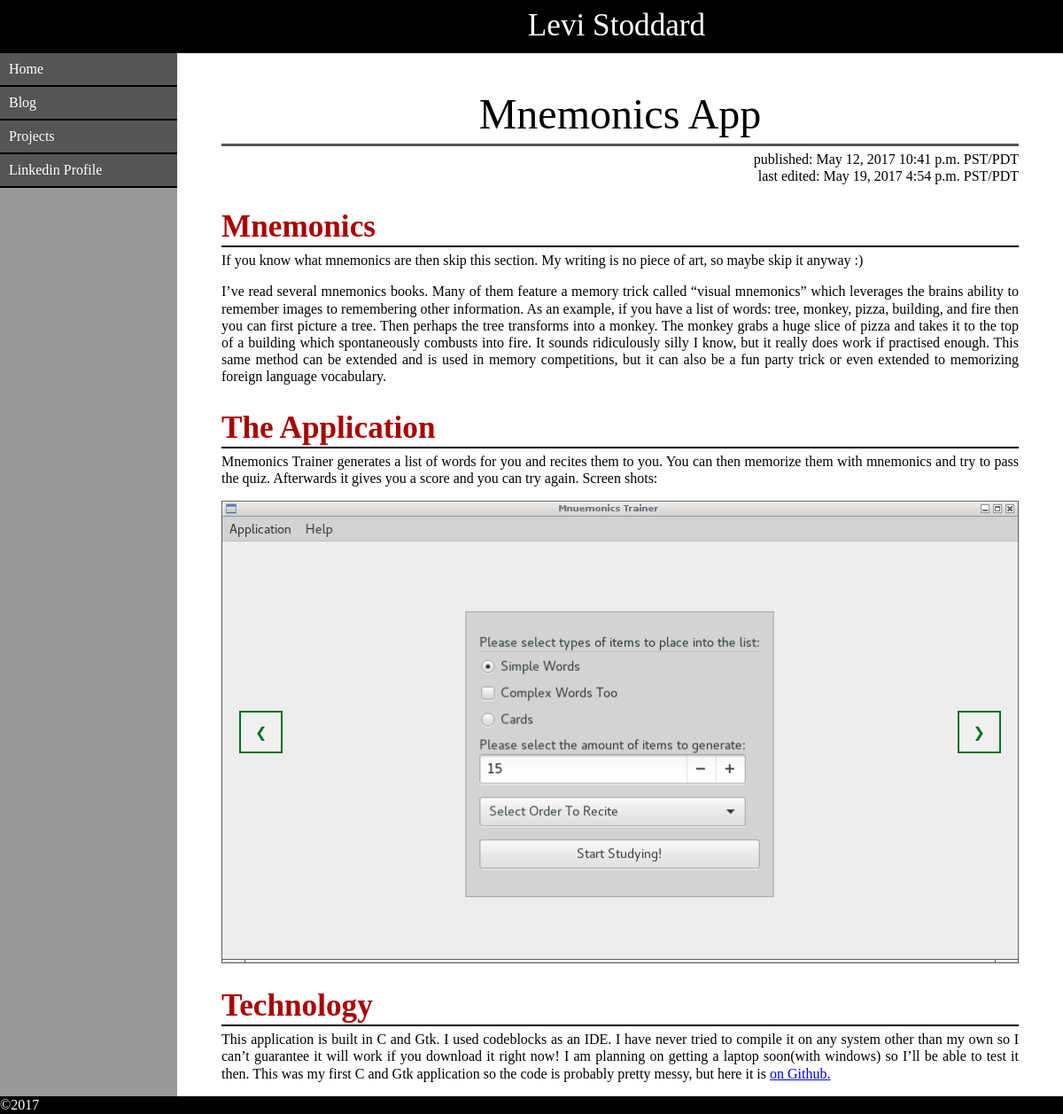
The app's page /blog/0001.html, older data.
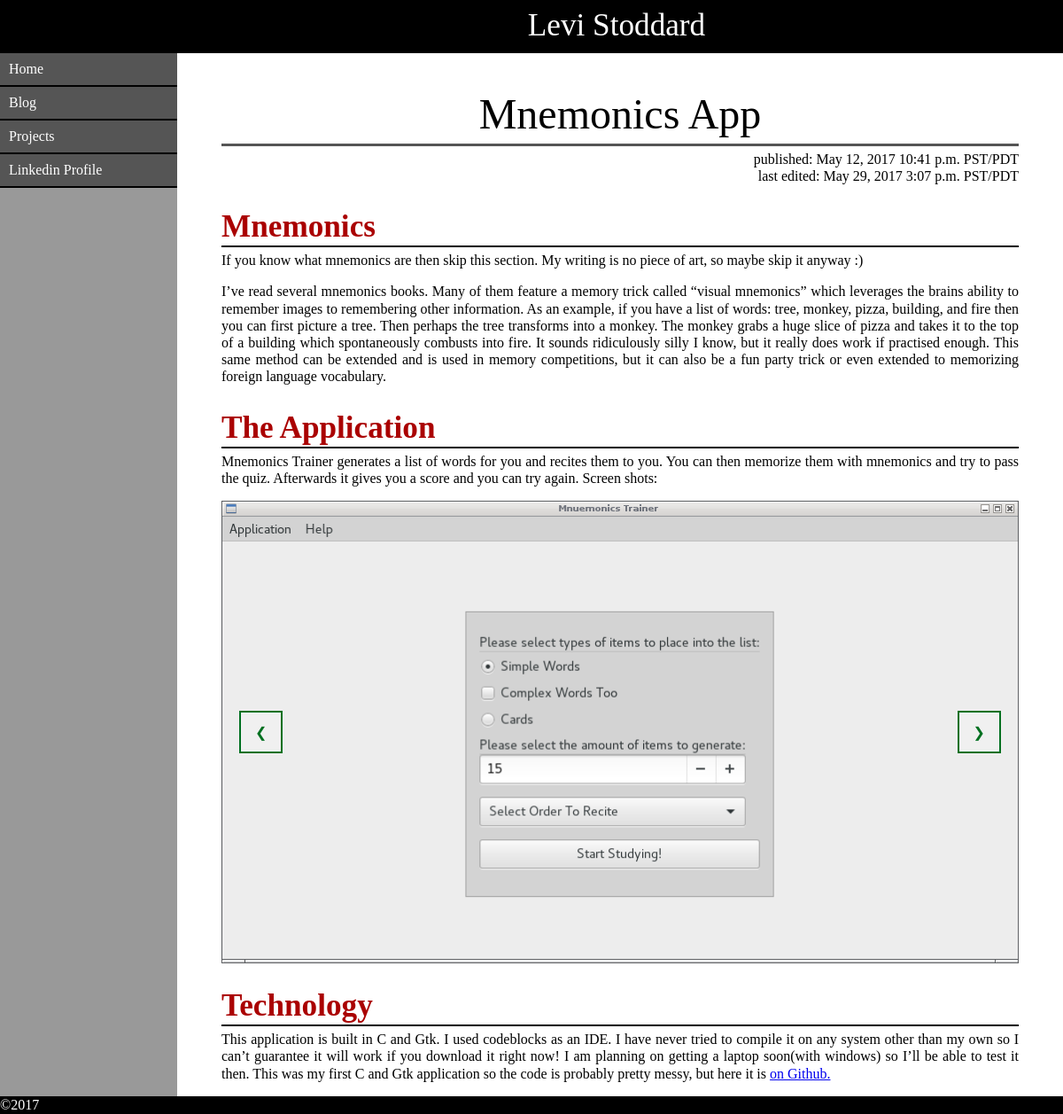
The same page, newer data.
### app/models.py (models this page shows, shortened)
class BlogPage(models.Model):
    publication_date = models.DateField(auto_now_add=True)
    publication_time = models.TimeField(auto_now_add=True)
    edit_date = models.DateField(auto_now=True)
    edit_time = models.TimeField(auto_now=True)
    title = models.CharField(max_length=200)
    summary = models.CharField(max_length=500)
    contentFile = models.CharField(max_length=50, primary_key=True)
    imageFile = models.CharField(max_length=50, default='Teleporter.png')
    @property
    def edited(self):
        return abs((datetime.datetime.combine(self.publication_date, self.publication_time) - datetime.datetime.combine(self.edit_date, self.edit_time)).total_seconds()) > 1

### app/views.py (the view)
# urls.py: url(r'^blog/(?P<page_id>[\S]+)$', blog, name='blog'),
def blog(request, page_id):
    if(not path.isfile(path.join(settings.PROJECT_ROOT, 'app/templates/app/blog/', page_id))):
        return renderPageRequested(request, 'app/pages/notfound.html')
    page = get_object_or_404(BlogPage, pk=page_id)
    return renderPageRequested(request, 'app/blog/' + page_id,
        {'blogPage': page})

### app/views.py (called while the page is built)
def renderPageRequested(request, page_id, context={}):
    assert isinstance(request, HttpRequest)
    return render(
        request,
        page_id,
        context
    )

### app/templates/app/blog/0001.html (shortened to what this page needs)
{% extends "app/blog/blog_template.html" %}
{% load static %}
{% block blogContent %}
    <h1> Mnemonics </h1>
    <p>
        If you know what mnemonics are then skip this section. My writing is no piece of art, so maybe skip it anyway :)
    </p>
    <p>
        I’ve read several mnemonics books. Many of them feature a memory trick called “visual mnemonics” which leverages the brains ability to remember images to
        remembering other information. As an example, if you have a list of words: tree, monkey, pizza, building, and fire then you can first picture a tree.
        Then perhaps the tree transforms into a monkey. The monkey grabs a huge slice of pizza and takes it to the top of a building which spontaneously combusts into fire.
        It sounds ridiculously silly I know, but it really does work if practised enough. This same method can be extended and is used in memory competitions, but
        it can also be a fun party trick or even extended to memorizing foreign language vocabulary.
    </p>
    <h1> The Application </h1>
    <p>
        Mnemonics Trainer generates a list of words for you and recites them to you. You can then memorize them with mnemonics and try to pass the quiz.
        Afterwards it gives you a score and you can try again. Screen shots:
    </p>
    <div class = "slideshow">
        <img src = "{% static 'app/images/OldMnuemonicsApp/1.png' %}" />
        <button class="leftButton">&#10094;</button>
        <button class="rightButton">&#10095;</button>
    </div>
    <h1> Technology </h1>
    <p>
        This application is built in C and Gtk. I used codeblocks as an IDE. I have never tried to compile it on any system other than my own so I can’t
        guarantee it will work if you download it right now! I am planning on getting a laptop soon(with windows) so I’ll be able to test it then.
        This was my first C and Gtk application so the code is probably pretty messy, but here it is <a href="https://github.com/LinuxKid21/Mnemonics-Trainer"> on Github. </a>
    </p>
{% endblock blogContent %}

### app/templates/app/blog/blog_template.html (shortened to what this page needs)
{% extends "app/main.html" %}
{% block content %}
    <p class = "page-title"> {{blogPage.title}} </p>
    <p style="margin-bottom: 0em; text-align: right;"> published: {{blogPage.publication_date}} {{blogPage.publication_time}} PST/PDT</p>
    {% if blogPage.edited %}
        <p style="margin-bottom: 0em; text-align: right;"> last edited: {{blogPage.edit_date}} {{blogPage.edit_time}} PST/PDT</p>
    {% endif %}
    {% block blogContent %}{% endblock blogContent %}
{% endblock %}

### app/templates/app/main.html (shortened to what this page needs)
{% load static %}
<!DOCTYPE html>
<html>
    <head>
        <link rel="stylesheet" type="text/css" href="{% static 'app/content/reset.css' %}">
        <link rel="stylesheet" type="text/css" href="{% static 'app/content/style.css' %}">
        <link rel="stylesheet" type="text/css" href="{% static 'app/content/highlight.css' %}">
    </head>
    <body>
        <div class = "page">
            <div id = "grey-area"></div>
            <div class = "websiteHeader">
                <p class = "websiteTitle">Levi Stoddard</p>
            </div>
            <div class = "sideAndPageHolder">
                <ul class = "navigationbar">
                    <li><a href="{% url 'main' 'home.html' %}">Home</a></li>
                    <li><a href="{% url 'main' 'blog/index.html' %}">Blog</a></li>
                    <li><a href="{% url 'main' 'project_index.html' %}">Projects</a></li>
                    <li><a href="https://www.linkedin.com/in/levistoddard/">Linkedin Profile</a></li>
                </ul>
                <div class = "content">
                    <div class = "centered-content">
                        {% block content %}{% endblock %}
                    </div>
                </div>
            </div>
            <div class="footer"> <p style="color: #FFF; margin: 0;">&copy;2017</p>
            </div>
        </div>
    </body>
</html>

### app/static/app/content/style.css (style rules this page uses)
.page { position:relative; width: 100%; min-height: 100%; }
.sideAndPageHolder { width: 100%; }
.websiteTitle { margin: auto; font-size: 2.2em; padding: 8px; color: #FFF; text-align: center; padding-left: 200px; font-family: "Impact", Times, serif; }
.websiteHeader { width: 100%; background-color: #000; height: 60px; }
.navigationbar { position:absolute; list-style-type: none; width: 200px; top: 60px; }
.navigationbar li a { display: block; text-decoration: none; padding: 10px; background-color: #555; color: #FFF; border-bottom: 2px; border-style: solid; border-color: #000; }
#grey-area { position:fixed; height: 100%; z-index: -1; width: 200px; background-color: #999; }
.page-title { font-size: 3em; color: #000; padding-bottom: 4px; margin-top: 40px; margin-bottom: 5px; border-width: 3px; border-color: #555; border-bottom-style: solid; text-align: center; }
.content { margin-left: 200px; padding-bottom:20px; }
.centered-content { text-align: justify; padding-left: 20%; padding-right: 20%; }
.footer { position: absolute; bottom: 0; left: 0; right: 0; height:20px; background-color: #000; }
h1 { color: #A00; font-weight: bold; font-size: 2.2em; margin-top: 30px; margin-bottom: 5px; border-width: 2px; border-color: #000; border-bottom-style: solid; padding-bottom: 4px; overflow-x: auto; }
@media (max-device-width: 1300px), (max-width: 1300px) { .centered-content { padding-left: 5%; padding-right: 5%; } }
.slideshow { background: #AAA; position: relative; }
.slideshow :not(button) { margin:auto; }
.leftButton { position: absolute; left: 20px; top: 50%; margin-top: -1.5em; padding: 0px 16px; }
.rightButton { position: absolute; right: 20px; top: 50%; margin-top: -1.5em; padding: 0px 16px; }

Row changes from the older to the newer data that the page shows:
changed BlogPage "Mnemonics App": edit_date "May 19, 2017" → "May 29, 2017"; edit_time "4:54 p.m." → "3:07 p.m."
